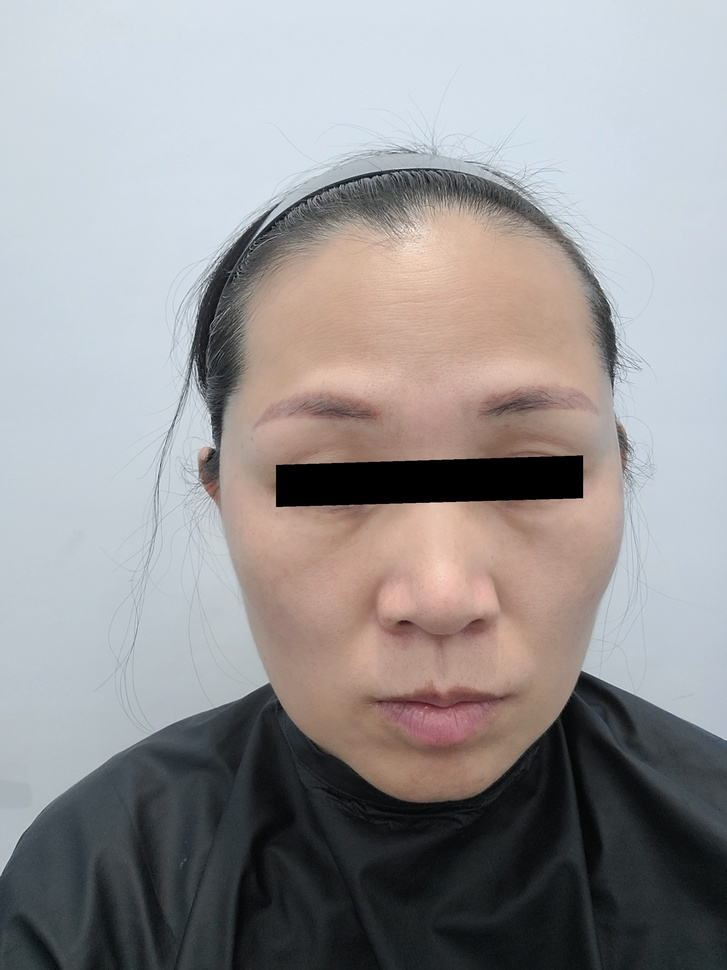
#> input picture Find_the_pores/0002_03_F.jpg, 727 x 970 px, shrunk from 1920 x 2560 before the run, found by its file name
$ python Find_wrinkles.py   (older library calls are emulated)
#> lines starting #> are read from the running program, lines starting #| are printed output that depends on the picture; after the words box and inside, x2 and y2 are one past the last pixel; in counts of white or black regions, pixels touching at a corner belong together
import cv2
import numpy as np
import matplotlib.pyplot as plt

def apply_gabor(image, ksize=21, sigma=5.0, theta=0, lambd=10.0, gamma=0.5):
    kernel = cv2.getGaborKernel((ksize, ksize), sigma, theta, lambd, gamma, 0, ktype=cv2.CV_32F)
    filtered = cv2.filter2D(image, cv2.CV_32F, kernel)
    return filtered

def normalize(img):
    img = img - img.min()
    img = img / (img.max() + 1e-5)
    img = (img * 255).astype(np.uint8)
    return img

def process_image(path):
#> called with path = 'Find_the_pores/0002_03_F.jpg'
    img = cv2.imread(path)
#> img is the input picture: shape (970, 727, 3); mean B, G, R 149.9, 148.7, 151
    if img is None:
        print("이미지를 불러올 수 없습니다.")
        return
    gray = cv2.cvtColor(img, cv2.COLOR_BGR2GRAY)
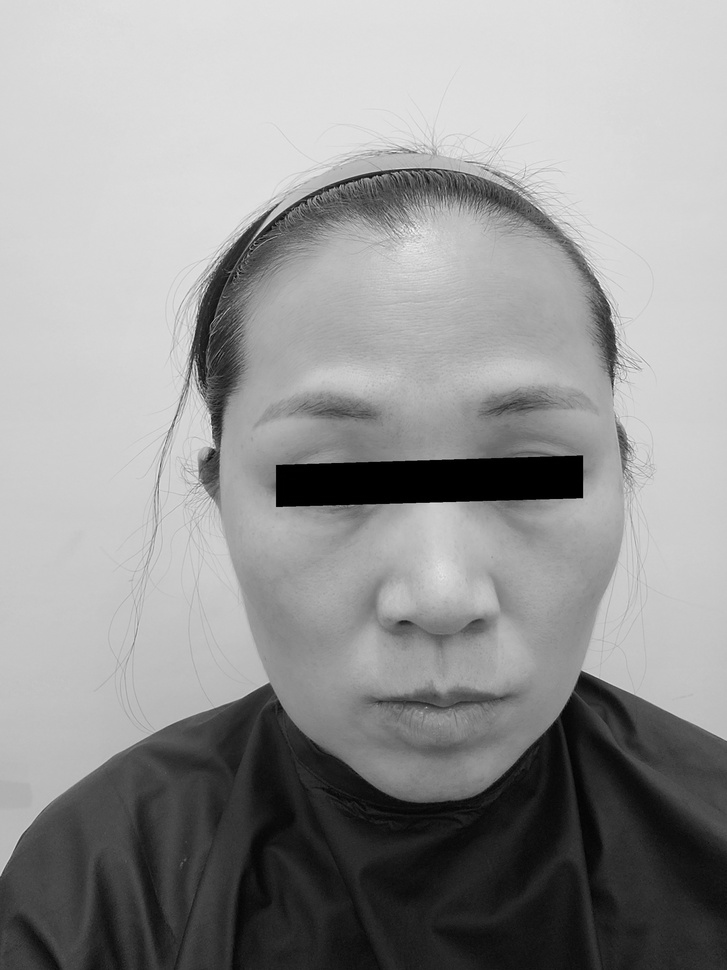
#> gray: shape (970, 727); min 0, max 247, mean 149.5

    # CLAHE 대비 향상
    clahe = cv2.createCLAHE(clipLimit=2.0, tileGridSize=(8,8))
    gray = clahe.apply(gray)
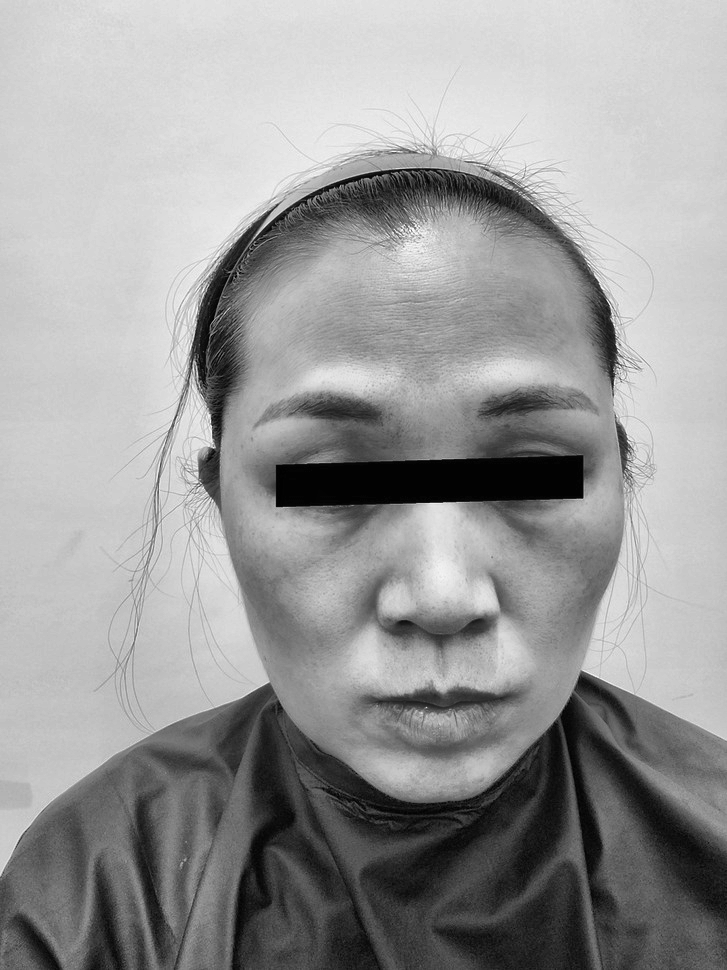
#> gray: shape (970, 727); min 0, max 252, mean 153.6

    # Gabor 필터 4방향 적용 후 최대값 사용
    responses = []
    for theta in [0, np.pi/4, np.pi/2, 3*np.pi/4]:
        filtered = apply_gabor(gray, theta=theta)
        responses.append(filtered)
#> this loop made 4 passes
#> pass 1, in apply_gabor, `filtered = cv2.filter2D(image, cv2.CV_32F, kernel)`:
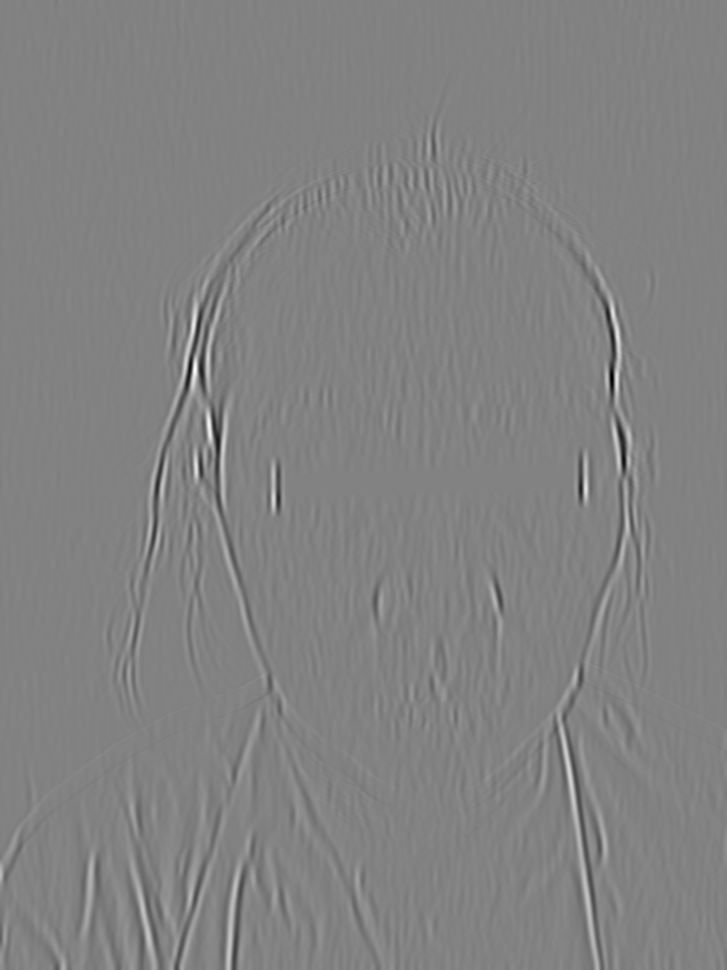
#> filtered: shape (970, 727) float32; min -4669.1, max 4446.2, mean -12.4; drawn with min black and max white
#> pass 3, in apply_gabor (call 3), `filtered = cv2.filter2D(image, cv2.CV_32F, kernel)`:
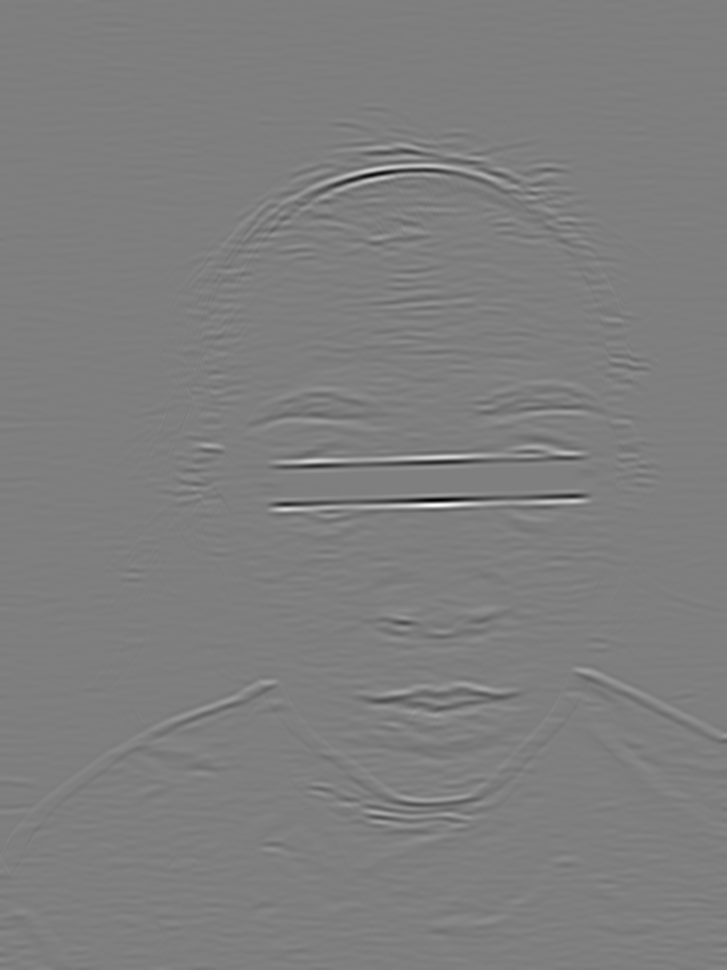
#> filtered: shape (970, 727) float32; min -5583.8, max 5621.8, mean -12.3; drawn with min black and max white
#> after the loop, responses = 4 items
    combined = np.maximum.reduce(responses)
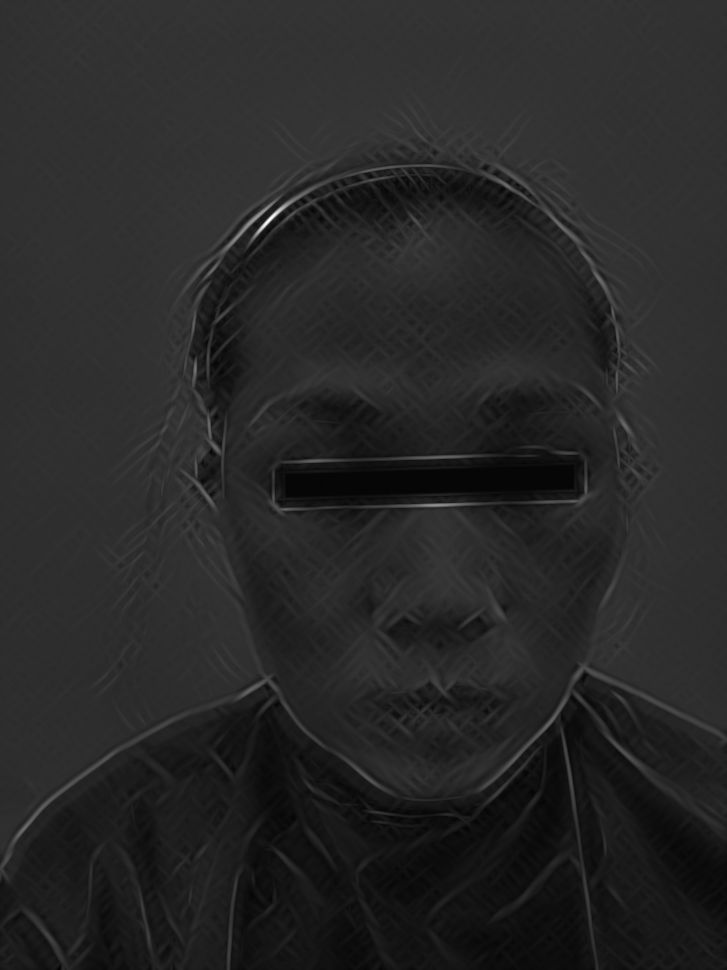
#> combined: shape (970, 727) float32; min -227.3, max 10076.4, mean 1381.1; drawn with min black and max white

    # 정규화
    norm_img = normalize(combined)

    # Otsu 임계값으로 이진화
    _, binary = cv2.threshold(norm_img, 0, 255, cv2.THRESH_BINARY + cv2.THRESH_OTSU)
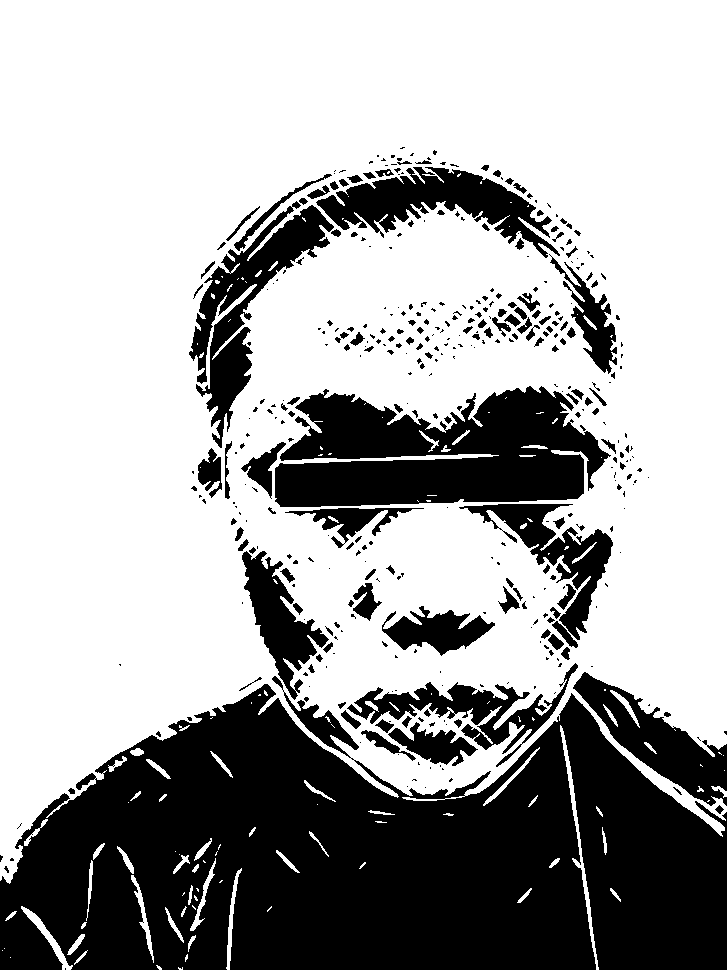
#> binary: shape (970, 727); 66.5% white; 404 black regions (257 under 20 px), largest, box (x1, y1, x2, y2) and area: (0, 676, 727, 970) 146420, (275, 386, 611, 507) 28275, (189, 201, 334, 448) 9872

    # 결과 출력
    plt.figure(figsize=(12,6))
    plt.subplot(1,3,1)
    plt.imshow(gray, cmap='gray')
    plt.title('CLAHE Grayscale')
    plt.axis('off')

    plt.subplot(1,3,2)
    plt.imshow(norm_img, cmap='gray')
    plt.title('Gabor Filtered')
    plt.axis('off')

    plt.subplot(1,3,3)
    plt.imshow(binary, cmap='gray')
    plt.title('Binary Mask (Otsu Threshold)')
    plt.axis('off')

    plt.show()

# 테스트할 이미지 경로
image_path = "Find_the_pores/0002_03_F.jpg"
process_image(image_path)
